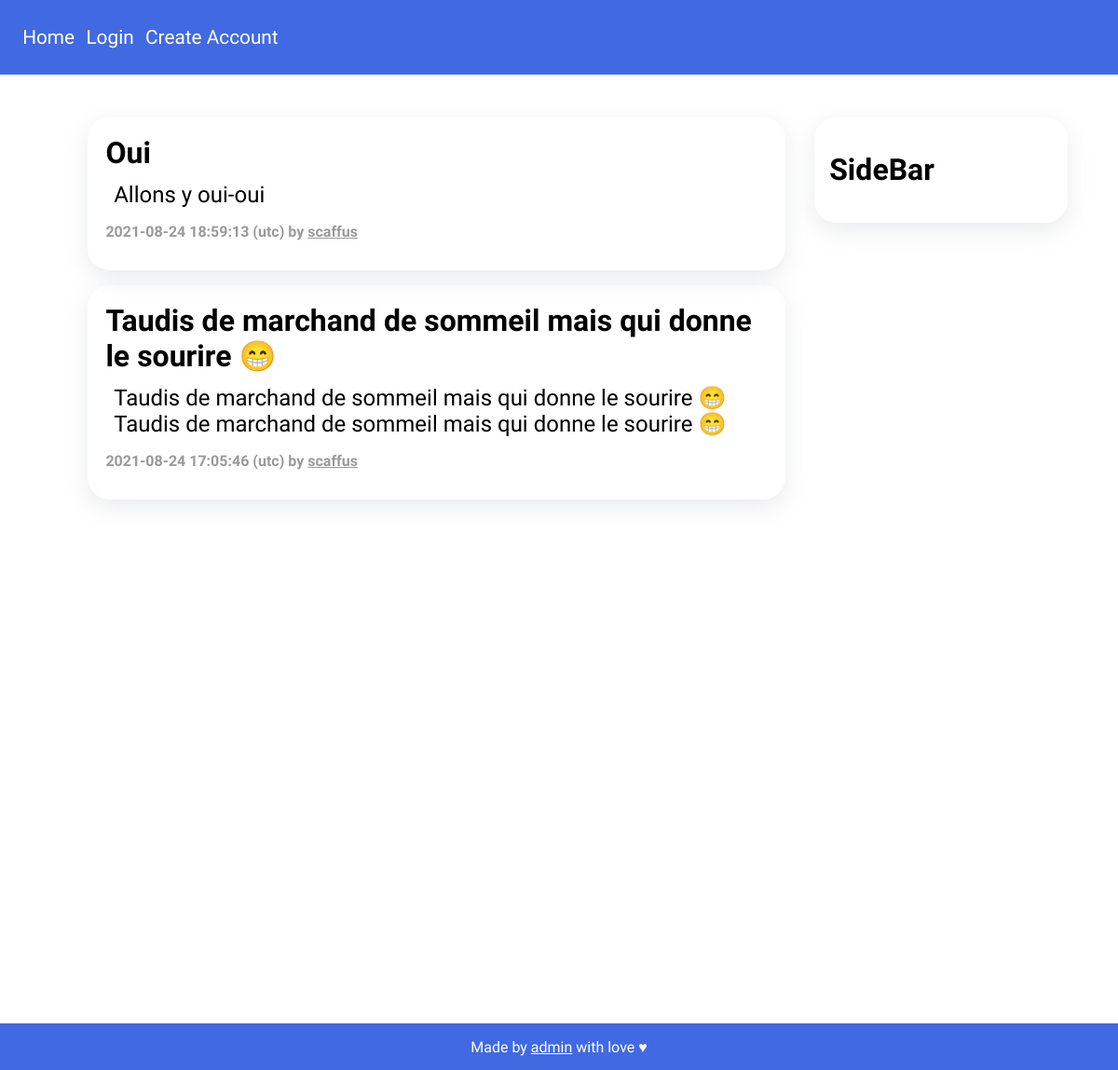
The app's page /, older data.
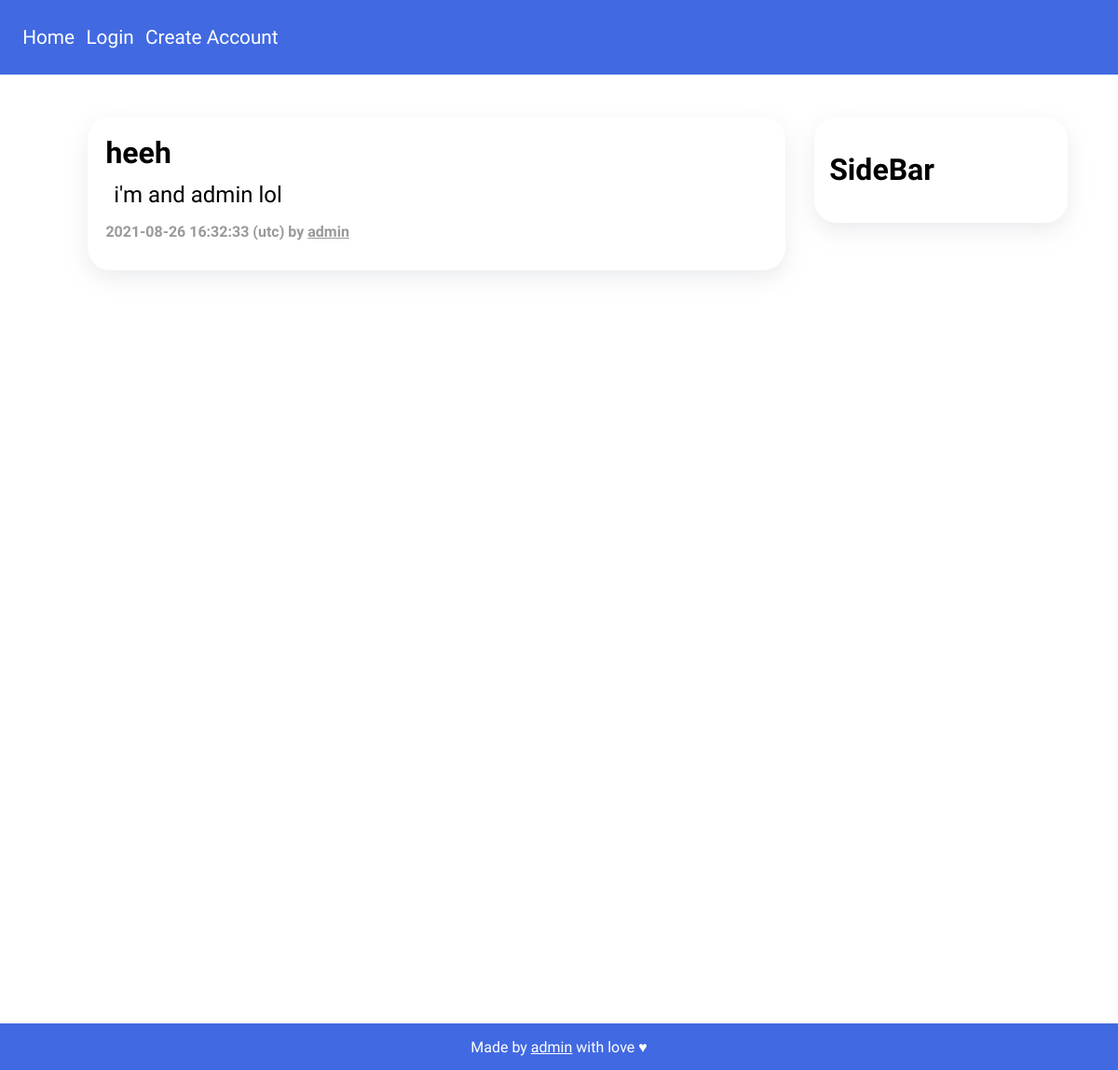
The same page, newer data.
### app.py (models this page shows)
class Post(db.Model):
    id = db.Column(db.Integer, primary_key=True)
    title = db.Column(db.String(70))
    content = db.Column(db.String(500))
    author_name = db.Column(db.String(24))
    author_uuid = db.Column(db.String(36))
    date = db.Column(db.DateTime, default=datetime.utcnow)
    updated = db.Column(db.Boolean, default=False)
    uuid = db.Column(db.String(36))

### app.py (the view)
@app.route('/')
def index():
    posts = Post.query.order_by(Post.date.desc()).all()
    return render_template('index.html', user=current_user, posts=posts)

### templates/index.html (shortened to what this page needs)
{% extends 'base.html' %}
{% block main %}
<div class="container">
    <div class="sidebar">
        <h1>SideBar</h1>
    </div>
    <div class="posts">
        {% for post in posts %}
        <div class="card">
            <p class="post" id="title">{{ post.title }}</p>
            <p class="post" id="content">{{ post.content }}</p>
            <div class="post_info">
                <p class="post" id="date">{{ post.date.replace(microsecond=0) }} (utc) by <a
                        href="/u/{{ post.author_name }}" class="post" id="author" {% if current_user.username == post.author_name %} style="color: #4169e1;" {% endif %}>{{ post.author_name }}</a></p>
            </div>
        </div>
        {% endfor %}
    </div>
</div>
{% endblock %}

### templates/base.html (shortened to what this page needs)
<!DOCTYPE html>
<html lang="en">
<head>
    <link rel="stylesheet" href="{{url_for('.static', filename='style.css')}}">
</head>
<body>
    <header>
            <li>
                <a href="/">Home</a>
                {% if user and user.is_authenticated %}
                <a href="/p/new">Post</a>
                <a href="/u/{{ user.username }}">My Account</a>
                <a href="/u/logout">Logout</a>
                {% else %}
                <a href="/u/login">Login</a>
                <a href="/u/create">Create Account</a>
                {% endif %}
            </li>
    </header>
    {% block main %}
    {% endblock %}
    <footer>
        <p>Made by <a class="footer" href="/u/admin">admin</a> with love ♥ </p>
    </footer>
</body>
</html>

### static/style.css (style rules this page uses)
:root { --primary: #4169e1; --secondary: #ffffff; --tertiary: #000000; }
body { height: 125vh; font-family: "Source Sans Pro", sans-serif; margin-top: 80px; padding: 30px; }
header { background-color: var(--primary); color: var(--secondary); position: fixed; top: 0; left: 0; right: 0; height: 80px; display: flex; align-items: center; }
header * { display: inline; }
header li { margin: 20px; }
header li a { color: var(--secondary); text-decoration: none; font-size: 1.3em; margin: 0.2em; }
footer { background-color: var(--primary); color: var(--secondary); position: fixed; bottom: 0; left: 0; right: 0; height: 50px; text-align: center; }
a.footer { color: var(--secondary); }
.card { margin-top: 1em; padding: 1em; border-radius: 1.5em; box-shadow: rgba(149, 157, 165, 0.2) 0px 8px 24px; }
.container { padding-right: 5%; padding-left: 5%; margin-right: auto; margin-left: auto; }
.sidebar { padding: 1em; border-radius: 1.5em; box-shadow: rgba(149, 157, 165, 0.2) 0px 8px 24px; margin-left: 65%; width: 20%; position: fixed; }
.posts { padding-right: 26%; }
.post#title { font-size: xx-large; font-weight: bold; margin: 0.1em; }
.post#content { font-size: x-large; margin: 0.5em; }
div.post_info { color: hsla(0, 0%, 0%, 0.4); font-weight: bold; margin-left: 0.2em; margin-bottom: 0; }
a.post#author { color: hsla(0, 0%, 0%, 0.4); }

Row changes from the older to the newer data that the page shows:
removed Post: title "Oui", content "Allons y oui-oui", date.replace "2021-08-24 18:59:13", author_name "scaffus"
removed Post: title "Taudis de marchand de sommeil mais qui donne le sourire 😁", content "Taudis de marchand de sommeil mais qui donne le sourire 😁Taudis de marchand de sommeil mais qui donne le sourire 😁", date.replace "2021-08-24 17:05:46", author_name "scaffus"
added Post: title "heeh", content "i'm and admin lol", date.replace "2021-08-26 16:32:33", author_name "admin"
